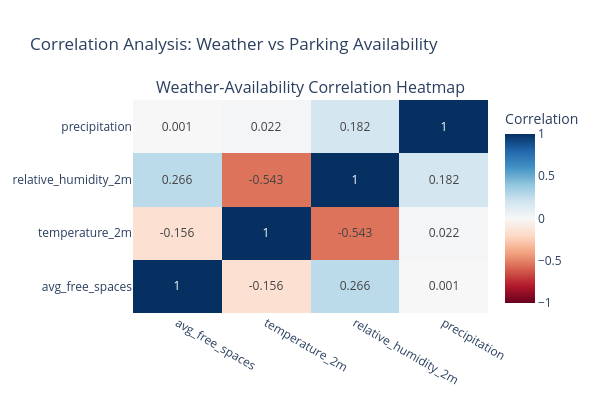

Notebook cell for this chart:
### Markdown cell above
## 9. Weather vs Availability Correlation Analysis

### Code cell
# Correlation analysis between weather and availability
correlation_vars = ['avg_free_spaces', 'temperature_2m', 'relative_humidity_2m', 'precipitation']
correlation_matrix = df[correlation_vars].corr()

print("Correlation Matrix:")
print("="*50)
print(correlation_matrix)

# Statistical analysis by weather categories
weather_impact = df.groupby('temperature_category').agg({
    'avg_free_spaces': ['mean', 'std', 'count']
}).round(2)

weather_impact.columns = ['mean_free_spaces', 'std_free_spaces', 'count']
weather_impact.reset_index(inplace=True)

print("\nAvailability by Temperature Category:")
print(weather_impact)

# Precipitation impact
precip_impact = df.groupby('precipitation_category').agg({
    'avg_free_spaces': ['mean', 'std', 'count']
}).round(2)

precip_impact.columns = ['mean_free_spaces', 'std_free_spaces', 'count']
precip_impact.reset_index(inplace=True)

print("\nAvailability by Precipitation Category:")
print(precip_impact)

# Create correlation heatmap
fig = make_subplots(rows=1, cols=1, subplot_titles=('Weather-Availability Correlation Heatmap',))

# Correlation heatmap
heatmap = go.Heatmap(
    z=correlation_matrix.values,
    x=correlation_matrix.columns,
    y=correlation_matrix.columns,
    colorscale='RdBu',
    zmid=0,
    text=correlation_matrix.round(3).values,
    texttemplate="%{text}",
    textfont={"size": 12},
    colorbar=dict(title="Correlation")
)

fig.add_trace(heatmap)

fig.update_layout(
    title='Correlation Analysis: Weather vs Parking Availability',
    height=400,
    width=600
)

fig.show()

# Statistical significance test (simple correlation)
from scipy.stats import pearsonr

print("\nPearson Correlation Coefficients with p-values:")
print("="*60)
for var in ['temperature_2m', 'relative_humidity_2m', 'precipitation']:
    corr, p_value = pearsonr(df['avg_free_spaces'], df[var])
    print(f"{var} vs avg_free_spaces: r={corr:.3f}, p={p_value:.3f}")
    if p_value < 0.05:
        print(f"  -> Significant correlation (p < 0.05)")
    else:
        print(f"  -> No significant correlation (p >= 0.05)")
    print()

### Figure 1 — Plotly figure (JSON) as saved in the notebook; plotly's stock layout.template omitted (floating-point values rounded to 4 significant figures)
{"data": [{"colorbar": {"title": {"text": "Correlation"}}, "colorscale": [[0, "rgb(103,0,31)"], [0.1, "rgb(178,24,43)"], [0.2, "rgb(214,96,77)"], [0.3, "rgb(244,165,130)"], [0.4, "rgb(253,219,199)"], [0.5, "rgb(247,247,247)"], [0.6, "rgb(209,229,240)"], [0.7, "rgb(146,197,222)"], [0.8, "rgb(67,147,195)"], [0.9, "rgb(33,102,172)"], [1, "rgb(5,48,97)"]], "text": [[1.0, -0.156, 0.266, 0.001], [-0.156, 1.0, -0.543, 0.022], [0.266, -0.543, 1.0, 0.182], [0.001, 0.022, 0.182, 1.0]], "textfont": {"size": 12}, "texttemplate": "%{text}", "type": "heatmap", "x": ["avg_free_spaces", "temperature_2m", "relative_humidity_2m", "precipitation"], "y": ["avg_free_spaces", "temperature_2m", "relative_humidity_2m", "precipitation"], "z": [[1.0, -0.156, 0.2655, 0.0009139], [-0.156, 1.0, -0.5435, 0.02222], [0.2655, -0.5435, 1.0, 0.1822], [0.0009139, 0.02222, 0.1822, 1.0]], "zmid": 0}], "layout": {"annotations": [{"font": {"size": 16}, "showarrow": false, "text": "Weather-Availability Correlation Heatmap", "x": 0.5, "xanchor": "center", "xref": "paper", "y": 1, "yanchor": "bottom", "yref": "paper"}], "height": 400, "title": {"text": "Correlation Analysis: Weather vs Parking Availability"}, "width": 600, "xaxis": {"anchor": "y", "domain": [0, 1]}, "yaxis": {"anchor": "x", "domain": [0, 1]}}}
